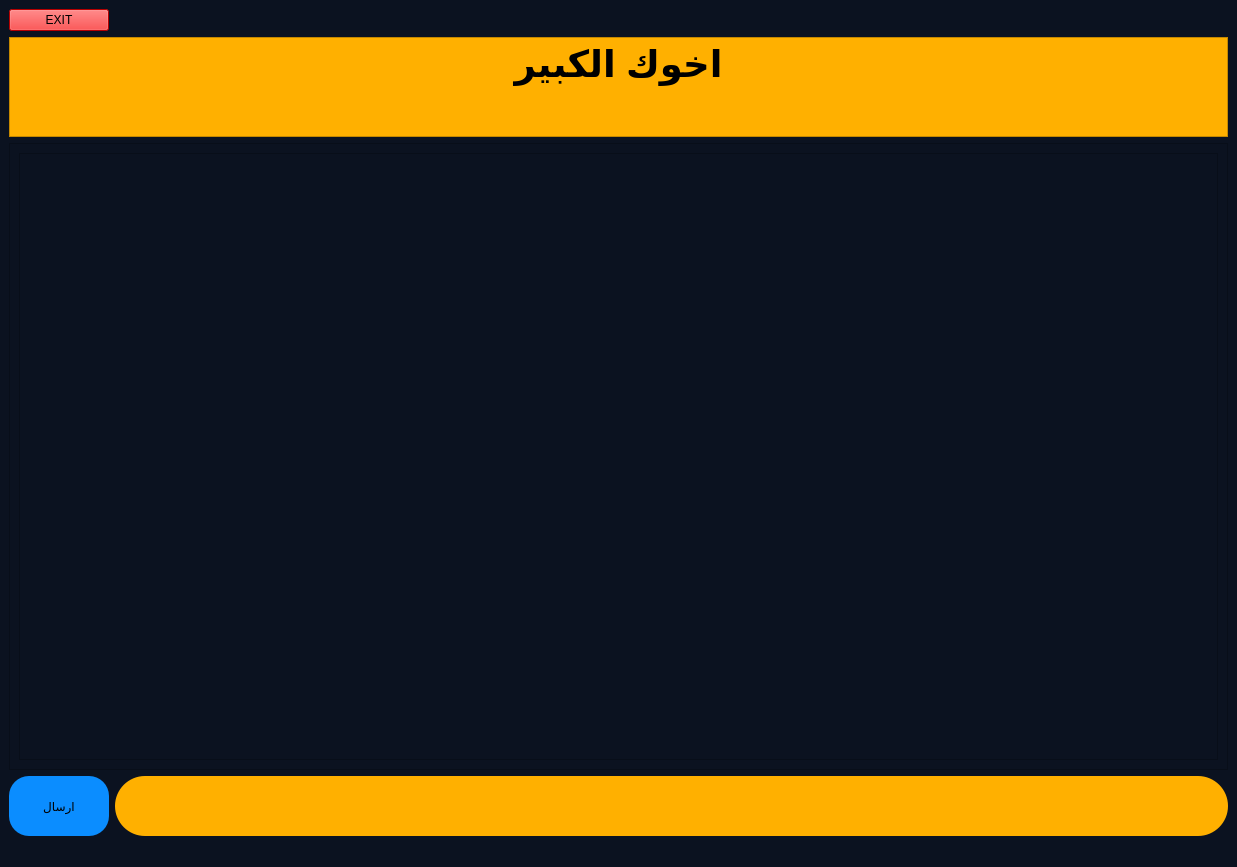
<?xml version="1.0" encoding="UTF-8"?>
<ui version="4.0">
 <class>ui4</class>
 <widget class="QMainWindow" name="ui4">
  <property name="geometry">
   <rect>
    <x>0</x>
    <y>0</y>
    <width>1237</width>
    <height>867</height>
   </rect>
  </property>
  <property name="windowTitle">
   <string>MainWindow</string>
  </property>
  <property name="styleSheet">
   <string notr="true">background-color: rgb(11, 18, 32);</string>
  </property>
  <widget class="QWidget" name="centralwidget">
   <layout class="QGridLayout" name="gridLayout">
    <item row="0" column="0">
     <widget class="QPushButton" name="pushButton_2">
      <property name="styleSheet">
       <string notr="true">background-color: rgb(255, 0, 0);</string>
      </property>
      <property name="text">
       <string>EXIT</string>
      </property>
     </widget>
    </item>
    <item row="0" column="1">
     <spacer name="horizontalSpacer">
      <property name="orientation">
       <enum>Qt::Horizontal</enum>
      </property>
      <property name="sizeHint" stdset="0">
       <size>
        <width>1110</width>
        <height>20</height>
       </size>
      </property>
     </spacer>
    </item>
    <item row="1" column="0" colspan="2">
     <widget class="QTextBrowser" name="textBrowser">
      <property name="maximumSize">
       <size>
        <width>16777215</width>
        <height>100</height>
       </size>
      </property>
      <property name="styleSheet">
       <string notr="true">background-color: rgb(255, 176, 0);</string>
      </property>
      <property name="html">
       <string>&lt;!DOCTYPE HTML PUBLIC &quot;-//W3C//DTD HTML 4.0//EN&quot; &quot;http://www.w3.org/TR/REC-html40/strict.dtd&quot;&gt;
&lt;html&gt;&lt;head&gt;&lt;meta name=&quot;qrichtext&quot; content=&quot;1&quot; /&gt;&lt;meta charset=&quot;utf-8&quot; /&gt;&lt;style type=&quot;text/css&quot;&gt;
p, li { white-space: pre-wrap; }
hr { height: 1px; border-width: 0; }
li.unchecked::marker { content: &quot;\2610&quot;; }
li.checked::marker { content: &quot;\2612&quot;; }
&lt;/style&gt;&lt;/head&gt;&lt;body style=&quot; font-family:'Segoe UI'; font-size:9pt; font-weight:400; font-style:normal;&quot;&gt;
&lt;p align=&quot;center&quot; style=&quot; margin-top:0px; margin-bottom:0px; margin-left:0px; margin-right:0px; -qt-block-indent:0; text-indent:0px;&quot;&gt;&lt;span style=&quot; font-size:28pt; font-weight:700; color:#000000;&quot;&gt;اخوك الكبير&lt;/span&gt;&lt;/p&gt;&lt;/body&gt;&lt;/html&gt;</string>
      </property>
     </widget>
    </item>
    <item row="2" column="0" colspan="2">
     <widget class="QScrollArea" name="scrollArea">
      <property name="widgetResizable">
       <bool>true</bool>
      </property>
      <widget class="QWidget" name="scrollAreaWidgetContents">
       <property name="geometry">
        <rect>
         <x>0</x>
         <y>0</y>
         <width>1217</width>
         <height>602</height>
        </rect>
       </property>
       <layout class="QGridLayout" name="gridLayout_2">
        <item row="0" column="0">
         <widget class="QTextBrowser" name="textBrowser_2">
          <property name="styleSheet">
           <string notr="true">font: 12pt &quot;Segoe UI&quot;;
color: rgb(255, 255, 255);</string>
          </property>
         </widget>
        </item>
       </layout>
      </widget>
     </widget>
    </item>
    <item row="3" column="0">
     <widget class="QPushButton" name="pushButton">
      <property name="minimumSize">
       <size>
        <width>100</width>
        <height>60</height>
       </size>
      </property>
      <property name="styleSheet">
       <string notr="true">border-radius: 20%;
font: 12pt &quot;Segoe UI&quot;;
background-color: rgb(11, 141, 255);</string>
      </property>
      <property name="text">
       <string>ارسال</string>
      </property>
      <property name="shortcut">
       <string>Return</string>
      </property>
     </widget>
    </item>
    <item row="3" column="1">
     <widget class="QLineEdit" name="lineEdit">
      <property name="minimumSize">
       <size>
        <width>0</width>
        <height>60</height>
       </size>
      </property>
      <property name="styleSheet">
       <string notr="true">border-radius: 30%;
background-color: rgb(255, 176, 0);</string>
      </property>
     </widget>
    </item>
   </layout>
  </widget>
  <widget class="QMenuBar" name="menubar">
   <property name="geometry">
    <rect>
     <x>0</x>
     <y>0</y>
     <width>1237</width>
     <height>21</height>
    </rect>
   </property>
  </widget>
  <widget class="QStatusBar" name="statusbar"/>
 </widget>
 <resources/>
 <connections/>
</ui>
